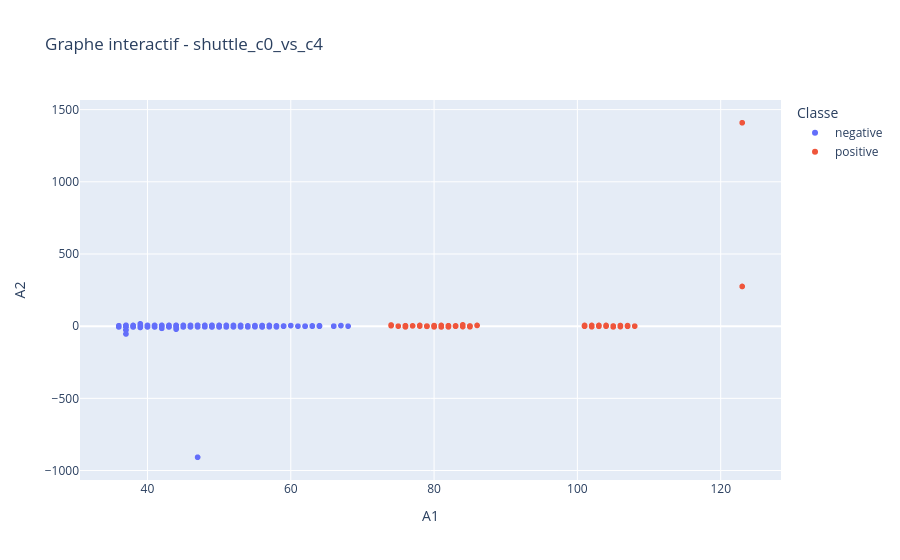

Notebook source saved alongside this figure:
### Code cell
print("\n=== QUESTIONS 11 ===\n")
q11_name = "shuttle_c0_vs_c4"

# Charger dataset
q11_df, q11_target = load_dataset(q11_name, 'original')

# Colonnes numériques
num_cols_11 = [
    c for c in q11_df.columns
    if c != q11_target and pd.api.types.is_numeric_dtype(q11_df[c])
]

x11, y11 = num_cols_11[0], num_cols_11[1]

fig = px.scatter(
    q11_df,
    x=x11,
    y=y11,
    color=q11_df[q11_target].astype(str),
    title=f"Graphe interactif - {q11_name}",
    labels={"color": "Classe"}
)

fig.show()

### Figure 1 — Plotly figure (JSON) as saved in the notebook; plotly's stock layout.template omitted (floating-point values rounded to 4 significant figures; data arrays with more than 128 entries replaced by an {"elided": "..."} marker saying what was removed)
{"data": [{"hovertemplate": "Classe=negative<br>A1=%{x}<br>A2=%{y}<extra></extra>", "legendgroup": "negative", "marker": {"color": "#636efa", "symbol": "circle"}, "mode": "markers", "name": "negative", "showlegend": true, "type": "scattergl", "x": {"elided": "1706 int values"}, "xaxis": "x", "y": {"elided": "1706 int values"}, "yaxis": "y"}, {"hovertemplate": "Classe=positive<br>A1=%{x}<br>A2=%{y}<extra></extra>", "legendgroup": "positive", "marker": {"color": "#EF553B", "symbol": "circle"}, "mode": "markers", "name": "positive", "showlegend": true, "type": "scattergl", "x": [81, 103, 86, 106, 79, 83, 84, 101, 79, 105, 108, 102, 82, 103, 105, 102, 81, 80, 82, 101, 85, 80, 85, 76, 82, 106, 106, 81, 76, 84, 82, 101, 85, 78, 78, 83, 102, 106, 83, 81, 84, 84, 82, 102, 80, 107, 77, 76, 107, 82, 102, 102, 84, 105, 82, 79, 84, 81, 102, 79, 85, 82, 85, 102, 85, 102, 76, 76, 85, 85, 106, 76, 123, 82, 80, 84, 80, 85, 82, 84, 85, 85, 76, 82, 80, 106, 107, 84, 104, 81, 123, 81, 84, 80, 107, 81, 80, 85, 84, 102, 79, 102, 80, 79, 103, 82, 79, 101, 74, 79, 106, 78, 103, 74, 82, 104, 81, 83, 75, 85, 81, 84, 104], "xaxis": "x", "y": [-5, -1, 5, 0, 0, 0, -3, 5, -1, 1, 0, -4, -1, 2, -5, 0, 0, 1, 0, 0, 1, 1, 0, -5, -1, 2, -2, -5, 3, 0, 0, 0, 0, 1, 5, 0, 0, 4, 0, 0, 0, 0, 2, 5, -5, 0, 2, -3, 4, 0, 2, 0, 1, 0, 3, -1, 0, 1, 0, 0, -4, 1, -1, 0, 0, 0, 2, 0, 0, 0, 0, 0, 1409, 0, 4, -2, 1, 0, 0, -1, 0, 0, 2, 0, 0, 4, -1, 0, 0, 0, 275, 5, 9, 0, 0, 1, 3, 0, 0, -1, 0, -1, -1, 0, 4, -5, -1, 0, 3, 0, -3, 1, 5, 8, -2, 5, -1, 2, 0, 0, 0, 0, 0], "yaxis": "y"}], "layout": {"legend": {"title": {"text": "Classe"}, "tracegroupgap": 0}, "title": {"text": "Graphe interactif - shuttle_c0_vs_c4"}, "xaxis": {"anchor": "y", "domain": [0, 1], "title": {"text": "A1"}}, "yaxis": {"anchor": "x", "domain": [0, 1], "title": {"text": "A2"}}}}
